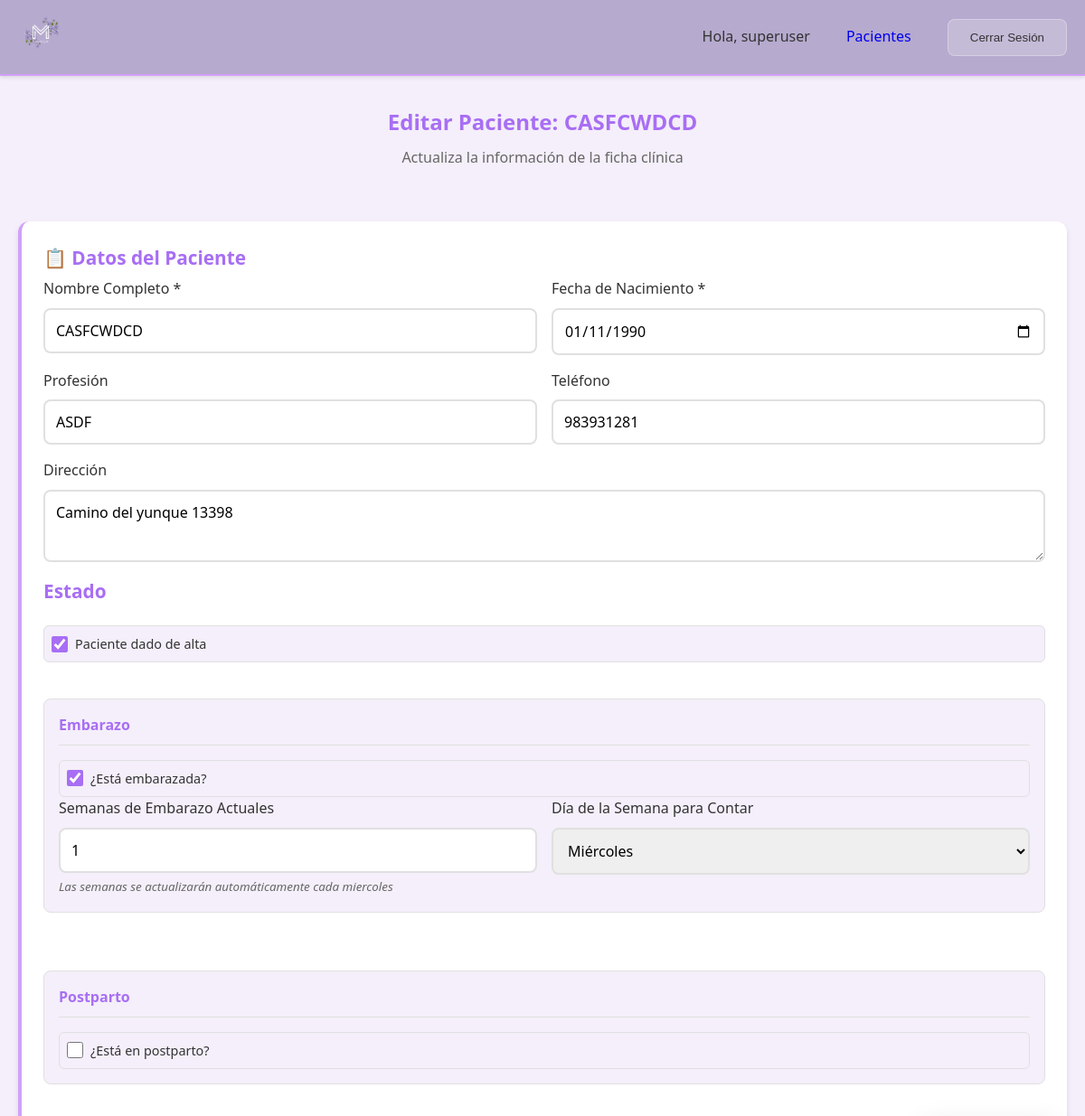
Page /patients/8/edit/ (signed in, upper part) on the earlier database version.
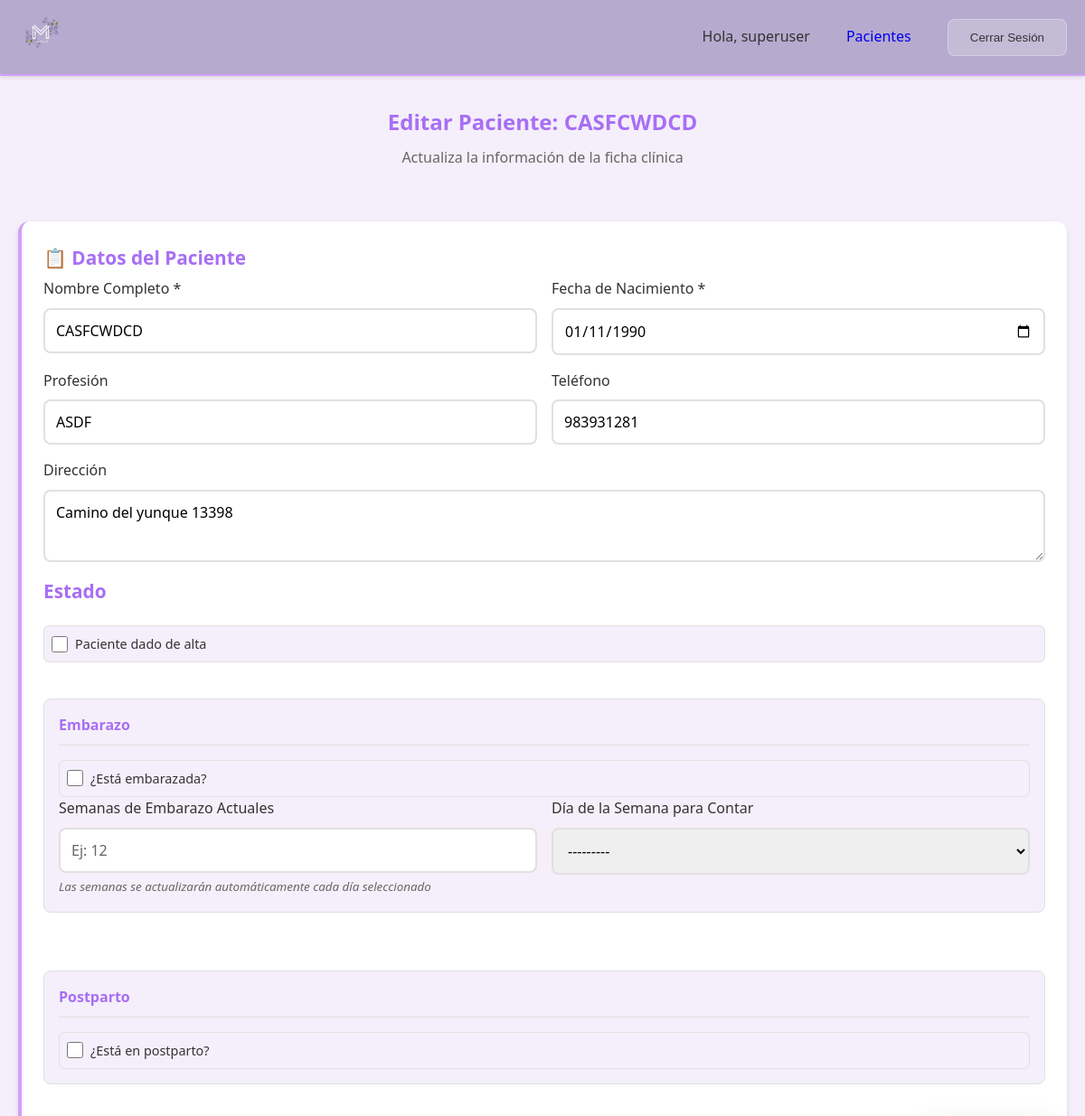
Same page on the later database version.
### core/models.py (models this page shows, shortened)
class Patient(models.Model):
    user = models.ForeignKey(User, on_delete=models.CASCADE, help_text="Profesional responsable")
    full_name = models.CharField(max_length=200, help_text="Nombre completo del paciente")
    birth_date = models.DateField(help_text="Fecha de nacimiento del paciente")
    profession = models.CharField(max_length=100, default="", blank=True, help_text="Profesión")
    phone = models.CharField(max_length=20, default="", blank=True, help_text="Teléfono")
    address = models.TextField(default="", blank=True, help_text="Dirección")
    medications = models.TextField(blank=True, help_text="Medicamentos actuales")
    musculoskeletal_history = models.TextField(blank=True, help_text="Antecedentes músculo esquelético")
    patient_data_other = models.TextField(blank=True, help_text="Otros datos del paciente")
    menopause = models.CharField(max_length=10, choices=[('si', 'Sí'), ('no', 'No')], blank=True, help_text="Menopausia")
    menopause_time = models.CharField(max_length=50, blank=True, help_text="Hace cuánto tiempo")
    regular_menstrual_cycle = models.CharField(max_length=10, choices=[('si', 'Sí'), ('no', 'No')], blank=True, help_text="Ciclo menstrual regular")
    previous_surgeries = models.TextField(blank=True, help_text="Cirugías previas")
    pregnancies_g = models.PositiveIntegerField(null=True, blank=True, help_text="G (Gestaciones)")
    abortions_a = models.PositiveIntegerField(null=True, blank=True, help_text="A (Abortos)")
    losses_p = models.PositiveIntegerField(null=True, blank=True, help_text="P (Pérdidas)")
    child_weight = models.TextField(blank=True, help_text="Peso del hijo")
    delivery_type = models.CharField(max_length=50, blank=True, help_text="Partos: normal y/o cesárea")
    episiotomies = models.CharField(max_length=10, choices=[('si', 'Sí'), ('no', 'No')], blank=True, help_text="Episiotomías")
    postpartum = models.TextField(blank=True, help_text="Post parto")
    instrumentation = models.TextField(blank=True, help_text="Instrumentalización")
    muscle_tear = models.TextField(blank=True, help_text="Desgarro muscular")
    io = models.BooleanField(default=False, help_text="IO")
    if_field = models.BooleanField(default=False, help_text="IF")
    ig = models.BooleanField(default=False, help_text="IG")
    prolapse = models.CharField(max_length=10, choices=[('si', 'Sí'), ('no', 'No')], blank=True, help_text="Prolapso")
    prolapse_type = models.TextField(blank=True, help_text="¿Cuál prolapso?")
    allergies = models.TextField(blank=True, help_text="Alergias")
    gynecological_other = models.TextField(blank=True, help_text="Otros")
    is_pregnant = models.BooleanField(default=False, help_text="¿Está embarazada?")
    pregnancy_weeks_at_registration = models.PositiveIntegerField(null=True, blank=True, help_text="Semanas de embarazo al momento del registro (máximo 42)")
    pregnancy_week_day = models.CharField(max_length=10, choices=[
        ('lunes', 'Lunes'), ('martes', 'Martes'), ('miercoles', 'Miércoles'),
        ('jueves', 'Jueves'), ('viernes', 'Viernes'), ('sabado', 'Sábado'), ('domingo', 'Domingo')
    ], blank=True, help_text="Día de la semana para contar semanas")
    pregnancy_registration_date = models.DateField(null=True, blank=True, help_text="Fecha cuando se registraron las semanas")
    is_postpartum = models.BooleanField(default=False, help_text="¿Está en postparto?")
    postpartum_weeks_at_registration = models.PositiveIntegerField(null=True, blank=True, help_text="Semanas de postparto al momento del registro")
    postpartum_week_day = models.CharField(max_length=10, choices=[
        ('lunes', 'Lunes'), ('martes', 'Martes'), ('miercoles', 'Miércoles'),
        ('jueves', 'Jueves'), ('viernes', 'Viernes'), ('sabado', 'Sábado'), ('domingo', 'Domingo')
    ], blank=True, help_text="Día de la semana para contar semanas postparto")
    postpartum_registration_date = models.DateField(null=True, blank=True, help_text="Fecha cuando se registraron las semanas postparto")
    postpartum_start_date = models.DateField(null=True, blank=True, help_text="Fecha de inicio del postparto")
    alta = models.BooleanField(default=False, help_text="Indica si el paciente fue dado de alta y se cerró su ciclo clínico.")
    created_at = models.DateTimeField(auto_now_add=True)
    updated_at = models.DateTimeField(auto_now=True)
    class Meta:
        ordering = ['full_name']
        verbose_name = "Paciente"
        verbose_name_plural = "Pacientes"

### core/views.py (the view)
# urls.py: path('patients/<int:pk>/edit/', views.patient_update, name='patient_update'),
@login_required
def patient_update(request, pk):
    patient = get_object_or_404(Patient, pk=pk, user=request.user)
    if request.method == 'POST':
        print(request.POST)  # Debugging line to check POST data
        if set(request.POST.keys()) == {'csrfmiddlewaretoken', 'alta'} and request.POST.get('alta') == 'true':
            patient.alta = True
            patient.save()
            messages.success(request, f'Paciente {patient.full_name} fue dado de alta.')
            return redirect('patient_detail', pk=patient.pk)
        else:
            form = PatientForm(request.POST, instance=patient)
            if form.is_valid():
                paciente = form.save()
                messages.success(request, f'Información de {paciente.full_name} actualizada exitosamente.')
                return redirect('patient_detail', pk=paciente.pk)
    else:
        form = PatientForm(instance=patient)
    return render(request, 'patients/patient_form.html', {'form': form})

### templates/patients/patient_form.html (shortened to what this page needs)
{% extends 'base.html' %}
{% block content %}
<div class="clinical-form-container">
    <div class="form-header">
        <h2>
            {% if form.instance.pk %}
                Editar Paciente: {{ form.instance.full_name }}
            {% else %}
                Nuevo Paciente
            {% endif %}
        </h2>
        <p class="form-subtitle">
            {% if form.instance.pk %}
                Actualiza la información de la ficha clínica
            {% else %}
                Completa los datos de la ficha clínica del paciente
            {% endif %}
        </p>
    </div>
    <form method="post" class="clinical-form" id="patient-form">
        <div class="form-section">
            <h3 class="section-title">📋 Datos del Paciente</h3>
            <div class="section-content">
                <div class="form-row">
                    <div class="form-group">
                        <label for="{{ form.full_name.id_for_label }}">Nombre Completo *</label>
                        {{ form.full_name }}
                    </div>
                    <div class="form-group">
                        <label for="{{ form.birth_date.id_for_label }}">Fecha de Nacimiento *</label>
                        {{ form.birth_date }}
                    </div>
                </div>
                <div class="form-row">
                    <div class="form-group">
                        <label for="{{ form.profession.id_for_label }}">Profesión</label>
                        {{ form.profession }}
                    </div>
                    <div class="form-group">
                        <label for="{{ form.phone.id_for_label }}">Teléfono</label>
                        {{ form.phone }}
                    </div>
                </div>
                <div class="form-group">
                    <label for="{{ form.address.id_for_label }}">Dirección</label>
                    {{ form.address }}
                </div>
                <h3 class="section-title">Estado</h3>
                <div class="section-content">
                    <div class="form-group">
                        <div class="checkbox-item">
                            {{ form.alta }} <label for="{{ form.alta.id_for_label }}">Paciente dado de alta</label>
                        </div>
                    </div>
                </div>
                <div class="subsection-group">
                    <h4>Embarazo</h4>
                    <div class="checkbox-item">
                        {{ form.is_pregnant }} <label for="{{ form.is_pregnant.id_for_label }}">¿Está embarazada?</label>
                    </div>
                    <div class="form-row">
                        <div class="form-group">
                            <label for="{{ form.pregnancy_weeks_at_registration.id_for_label }}">Semanas de Embarazo Actuales</label>
                            {{ form.pregnancy_weeks_at_registration }}
                        </div>
                        <div class="form-group">
                            <label for="{{ form.pregnancy_week_day.id_for_label }}">Día de la Semana para Contar</label>
                            {{ form.pregnancy_week_day }}
                        </div>
                    </div>
                    <small class="text-muted">Las semanas se actualizarán automáticamente cada {{ form.pregnancy_week_day.value|default:"día seleccionado" }}</small>
                </div>
                <div class="subsection-group">
                    <h4>Postparto</h4>
                    <div class="checkbox-item">
                        {{ form.is_postpartum }} <label for="{{ form.is_postpartum.id_for_label }}">¿Está en postparto?</label>
                    </div>
                </div>
            </div>
        </div>
    </form>
</div>
{% endblock %}

Differences in the rows shown:
changed Patient "CASFCWDCD": alta "☑" → "☐"; is_pregnant "☑" → "☐"; pregnancy_weeks_at_registration "1" → (not shown); pregnancy_week_day "Miércoles" → "---------"; pregnancy_week_day.value "miercoles" → (not shown)
Other differences:
text now shown: "día seleccionado"
